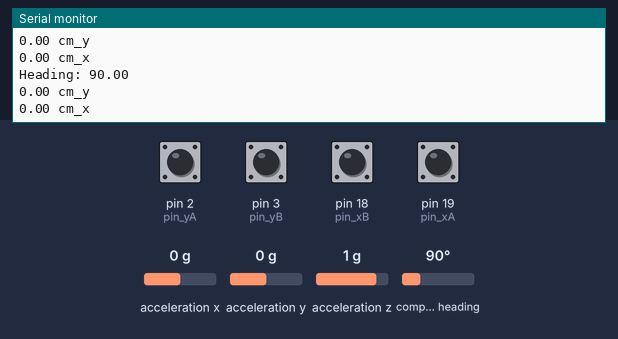
Recording of a sketch running on a simulated Arduino Uno, built with avr-gcc and run on an emulated ATmega328P. On the bench: the last lines printed to the serial monitor. Inputs (shaded band) come from the test bench; at power-on: pin 2 (pin_yA), pin 3 (pin_yB), pin 18 (pin_xB), pin 19 (pin_xA) HIGH, compass heading 90°, acceleration x 0 g, acceleration y 0 g, acceleration z 1 g. The ROS host is connected and sends only what is stated.

Above: at 1.3 s.
1.4 s: compass heading set to 7°
At 1.83 s:
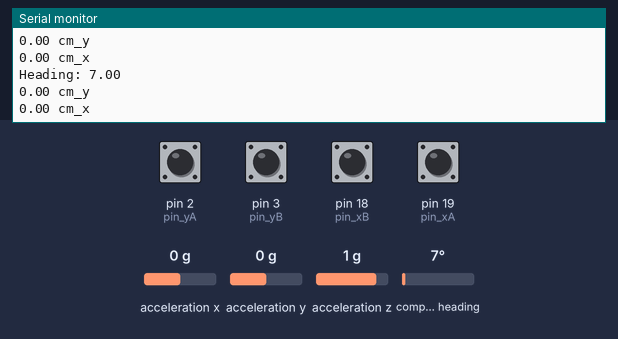
2.9 s: pin 2 (pin_yA) pulled LOW for 0.6 s
5.0 s: compass heading set to 180°
At 5.36 s:
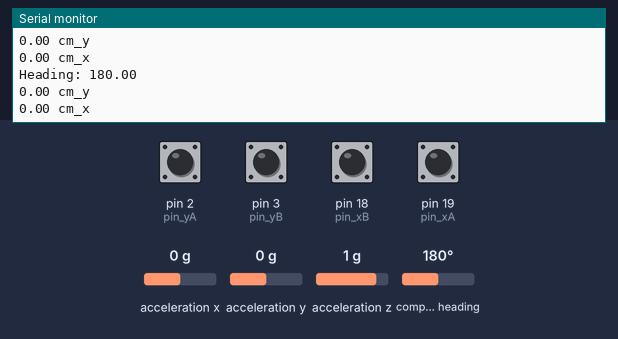
Timing chart, 0 to 8.0 s (numbered marks = the images above; inputs shaded):
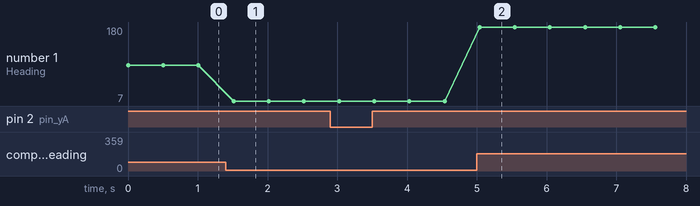

The sketch:

BNO.ino
```cpp
#include <ros.h>
#include <std_msgs/Float32.h>
#include <Adafruit_BNO055.h>

Adafruit_BNO055 bno = Adafruit_BNO055();

ros::NodeHandle koordinat;
std_msgs::Float32 flt_msg_y;
std_msgs::Float32 flt_msg_x;
ros::Publisher positioning_y("position_y", &flt_msg_y);
ros::Publisher positioning_x("position_x", &flt_msg_x);

// Definisikan pin untuk rotary encoder
const int pin_yA = 2;
const int pin_yB = 3;

const int pin_xA = 19;
const int pin_xB = 18;

// Variabel untuk menyimpan status sebelumnya
volatile int lastState_yA;
volatile int lastState_yB;
volatile int lastState_xA;
volatile int lastState_xB;
volatile long counter_y = 0;
volatile long counter_x = 0;
int lastCounter_x = 0;
int lastCounter_y = 0;
const int resolusi = 400;
float degrees_y;
float degrees_x;
float hitung_y;
float hitung_x;
float arah_robot;
float last_arah = 0;
float x;
float y;

void setup() {
  // Set pin sebagai input
  pinMode(pin_yA, INPUT);
  pinMode(pin_yB, INPUT);
  pinMode(pin_xA, INPUT);
  pinMode(pin_xB, INPUT);

  // Aktifkan pull-up resistor internal
  digitalWrite(pin_yA, HIGH);
  digitalWrite(pin_yB, HIGH);
  digitalWrite(pin_xA, HIGH);
  digitalWrite(pin_xB, HIGH);

  // Atur interupsi untuk pin_yA
  attachInterrupt(digitalPinToInterrupt(pin_yA), updateCounter_y, CHANGE);
  attachInterrupt(digitalPinToInterrupt(pin_xA), updateCounter_x, CHANGE);

  // Inisialisasi status sebelumnya
  lastState_yA = digitalRead(pin_yA);
  lastState_yB = digitalRead(pin_yB);
  lastState_xA = digitalRead(pin_xA);
  lastState_xB = digitalRead(pin_xB);

  // Inisialisasi node ROS dan publisher
  koordinat.initNode();
  koordinat.advertise(positioning_y);
  koordinat.advertise(positioning_x);

  // Mulai komunikasi serial
  Serial.begin(9600);

  // Inisialisasi sensor BNO055
  if (!bno.begin())
  {
    Serial.println("Could not find a valid BNO055 sensor, check wiring!");
    while (1);
  }
}

void loop() {
  // Baca data orientasi dari sensor BNO055
  sensors_event_t event;
  bno.getEvent(&event);
  arah_robot = event.orientation.x;

  // Tampilkan nilai arah di Serial Monitor
  Serial.print("Heading: ");
  Serial.println(arah_robot);

  // Tampilkan nilai counter di Serial Monitor
  degrees_y = 360.0 * (lastCounter_y / (float)resolusi);
  hitung_y = 3.14 * 5.8 * (degrees_y / 360);
  degrees_x = 360.0 * (lastCounter_x / (float)resolusi);
  hitung_x = 3.14 * 10 * (degrees_x / 360);

//    Serial.print(counter_y);
//  Serial.println(" pulse_y");
//  Serial.print(degrees_y);
//  Serial.println(" derajat_y");
  Serial.print(hitung_y);
  Serial.println(" cm_y");

//  Serial.print(counter_x);
//  Serial.println(" pulse_x");
//  Serial.print(degrees_x);
//  Serial.println(" derajat_x");
  Serial.print(hitung_x);
  Serial.println(" cm_x");

  if (last_arah == arah_robot){

    lastCounter_y = counter_y;
    lastCounter_x = counter_x;

  }else{

    lastCounter_y = lastCounter_y;
    lastCounter_x = lastCounter_x;

  }


  last_arah = arah_robot;

  // Terbitkan data ke ROS
  flt_msg_y.data = hitung_y;
  flt_msg_x.data = hitung_x;
  positioning_y.publish(&flt_msg_y);
  positioning_x.publish(&flt_msg_x);
  koordinat.spinOnce();

  // Tunda sejenak untuk menghindari pembacaan berulang
  delay(500);
}

void updateCounter_y() {
  int currentState_yA = digitalRead(pin_yA);
  int currentState_yB = digitalRead(pin_yB);
  int currentState_xA = digitalRead(pin_xA);
  int currentState_xB = digitalRead(pin_xB);

  // Deteksi perubahan
  if ((currentState_yA != lastState_yA || currentState_yB != lastState_yB)) {
    if (currentState_yA == currentState_yB) {
      counter_y++;
    }
    else {
      counter_y--;
    }
  }

  // Simpan status terakhir
  lastState_yA = currentState_yA;
  lastState_yB = currentState_yB;
  lastState_xA = currentState_xA;
  lastState_xB = currentState_xB;
}

void updateCounter_x() {
  int currentState_yA = digitalRead(pin_yA);
  int currentState_yB = digitalRead(pin_yB);
  int currentState_xA = digitalRead(pin_xA);
  int currentState_xB = digitalRead(pin_xB);

  // Deteksi perubahan
  if ((currentState_xA != lastState_xA || currentState_xB != lastState_xB)) {
    if (currentState_xA == currentState_xB) {
      counter_x++;
    }
    else {
      counter_x--;
    }
  }

  // Simpan status terakhir
  lastState_yA = currentState_yA;
  lastState_yB = currentState_yB;
  lastState_xA = currentState_xA;
  lastState_xB = currentState_xB;
}
```

Measured:
- after the input at 1.4 s, the serial monitor: prints a new line after 0.11 s (image 1)
- after the input at 5.0 s, the serial monitor: prints a new line at once (image 2)
- plotted number 1: 90 → 7 after the input at 1.4 s, 7 → 180 after the input at 5.0 s
